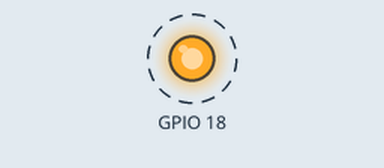
The program below on a simulated Raspberry Pi (BCM pin numbers). On the bench: output pins drawn as LEDs (lit = HIGH). Dashed ring = blinking.

Above: at 0.5 s.
Timing chart, 0 to 4.6 s (numbered marks = the images above):
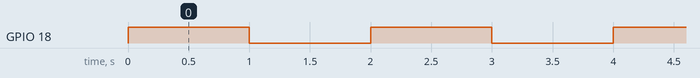

The program:

blink.py
```python
import RPi.GPIO as GPIO
from time import sleep
GPIO.setmode(GPIO.BCM)
GPIO.setup(18,GPIO.OUT)
#GPIO.setup(16, GPIO.IN, pull_up_down=GPIO.PUD_UP)
try:
    while True:
        GPIO.output(18, True)
        sleep(1)
        GPIO.output(18, False)
        sleep(1)
finally:
    GPIO.cleanup()
```

Measured:
- by itself, GPIO 18: alternates HIGH for 1.0 s and LOW for 1.0 s
